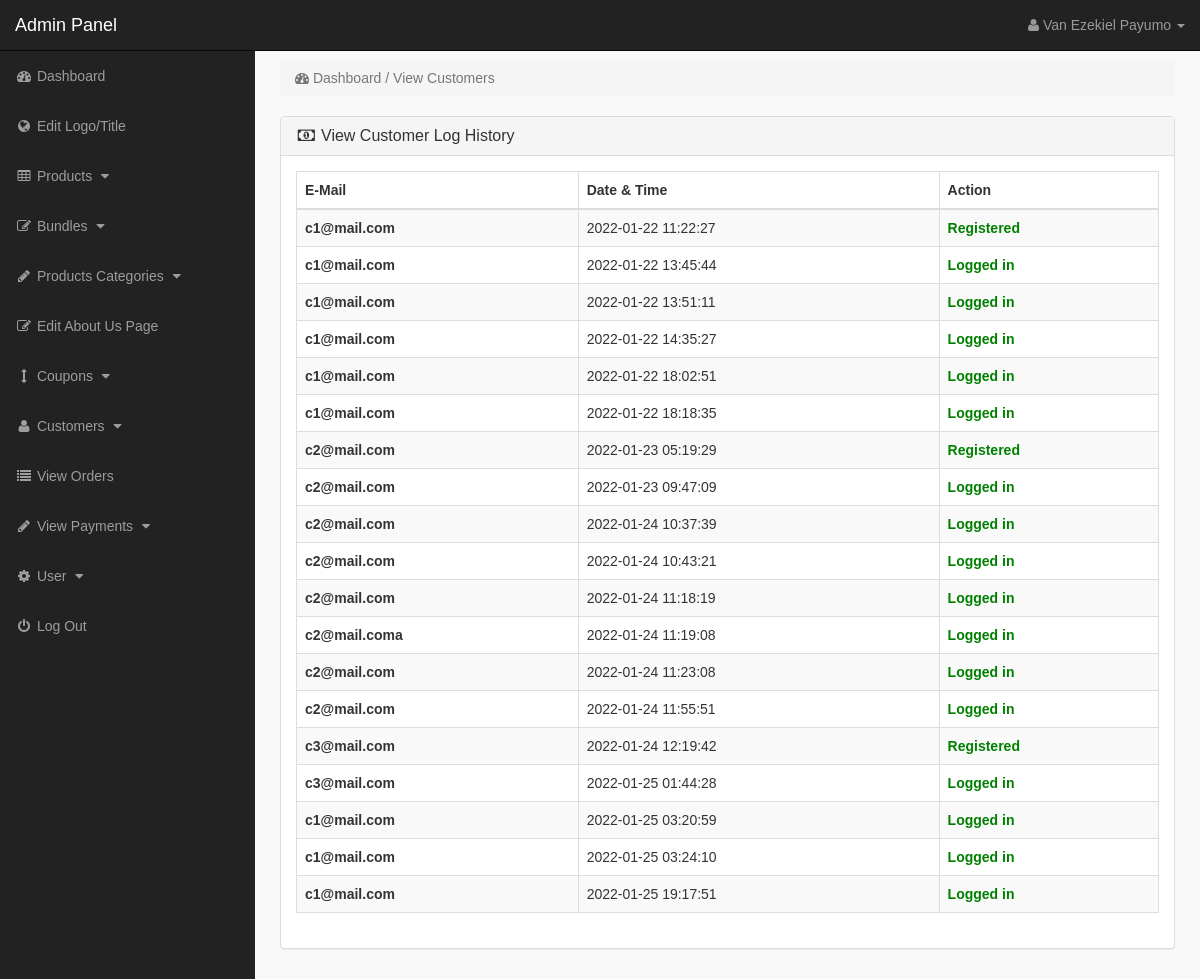
The page /admin_area/index.php?customer_history (signed in) on the database as committed earlier.
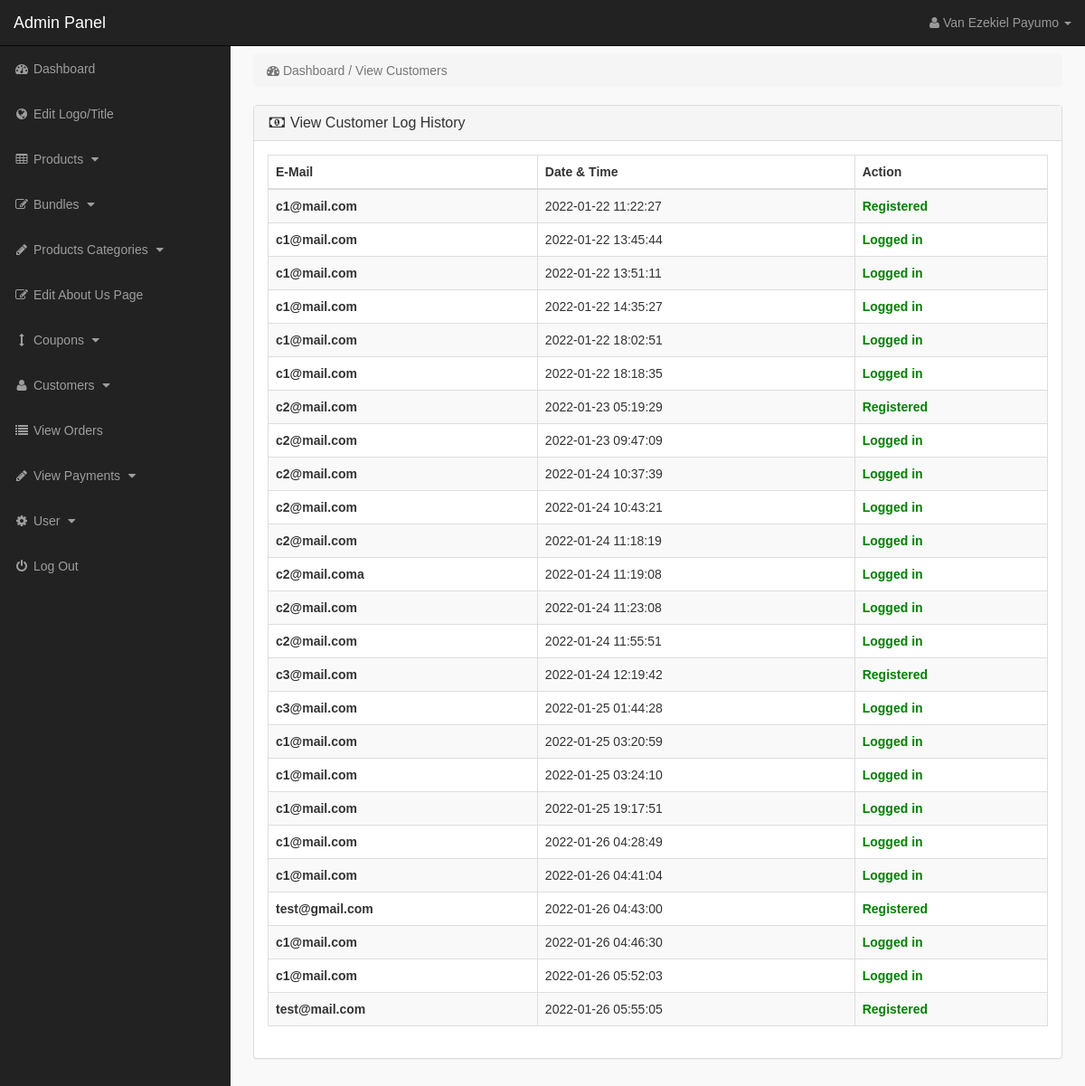
The same page on the database as committed later.
### tables this page shows
CREATE TABLE `customer_log_history` (
  `log_id` int(11) NOT NULL,
  `cid` int(10) NOT NULL,
  `c_email` varchar(255) NOT NULL,
  `log_time` timestamp NOT NULL DEFAULT current_timestamp(),
  `activity` varchar(255) NOT NULL
);

### admin_area/customer_history.php (the view, shortened to what this page needs)
<?php
if (!isset($_SESSION['admin_email'])) {
    echo "<script>window.open('login.php','_self')</script>";
} else {
    ?>
<div class="row">
<div class="col-lg-12" >
<ol class="breadcrumb" >
<li class="active" >
<i class="fa fa-dashboard"></i> Dashboard / View Customers
</li>
</ol>
</div>
</div>
<div class="row" >
<div class="col-lg-12" >
<div class="panel panel-default" >
<div class="panel-heading" >
<h3 class="panel-title" >
<i class="fa fa-money fa-fw" ></i> View Customer Log History
</h3>
</div>
<div class="panel-body" >
<div class="table-responsive" >
<table class="table table-bordered table-hover table-striped" >
<thead>
<tr>
<th>E-Mail</th>
<th>Date & Time</th>
<th>Action</th>
</tr>
</thead>
<tbody>
<?php
    $get_logs = "select * from customer_log_history";
    $run_logs = mysqli_query($con, $get_logs);
    while ($row_logs = mysqli_fetch_array($run_logs)) {
        $c_email = $row_logs['c_email'];
        $log_date = $row_logs['log_time'];
        $c_action = $row_logs['activity'];
    ?>
<tr>
<th><?php echo $c_email ?></th>
<td><?php echo $log_date ?></td>
<?php if ($c_action == 'Deactivated') {
            echo "<td><b style='color:red;'>$c_action</b></td>";
        } else {
            echo "<td><b style='color:green;'>$c_action</b></td>";
        }
?>
</tr>
<?php }?>
</tbody>
</table>
</div>
</div>
</div>
</div>
</div>
<?php }?>

Rows that differ between the two databases and show on the page:
added customer_log_history: c_email "c1@mail.com", log_time "2022-01-26 04:28:49", activity "Logged in"
added customer_log_history: c_email "c1@mail.com", log_time "2022-01-26 04:41:04", activity "Logged in"
added customer_log_history: c_email "test@gmail.com", log_time "2022-01-26 04:43:00", activity "Registered"
added customer_log_history: c_email "c1@mail.com", log_time "2022-01-26 04:46:30", activity "Logged in"
added customer_log_history: c_email "c1@mail.com", log_time "2022-01-26 05:52:03", activity "Logged in"
added customer_log_history: c_email "test@mail.com", log_time "2022-01-26 05:55:05", activity "Registered"
